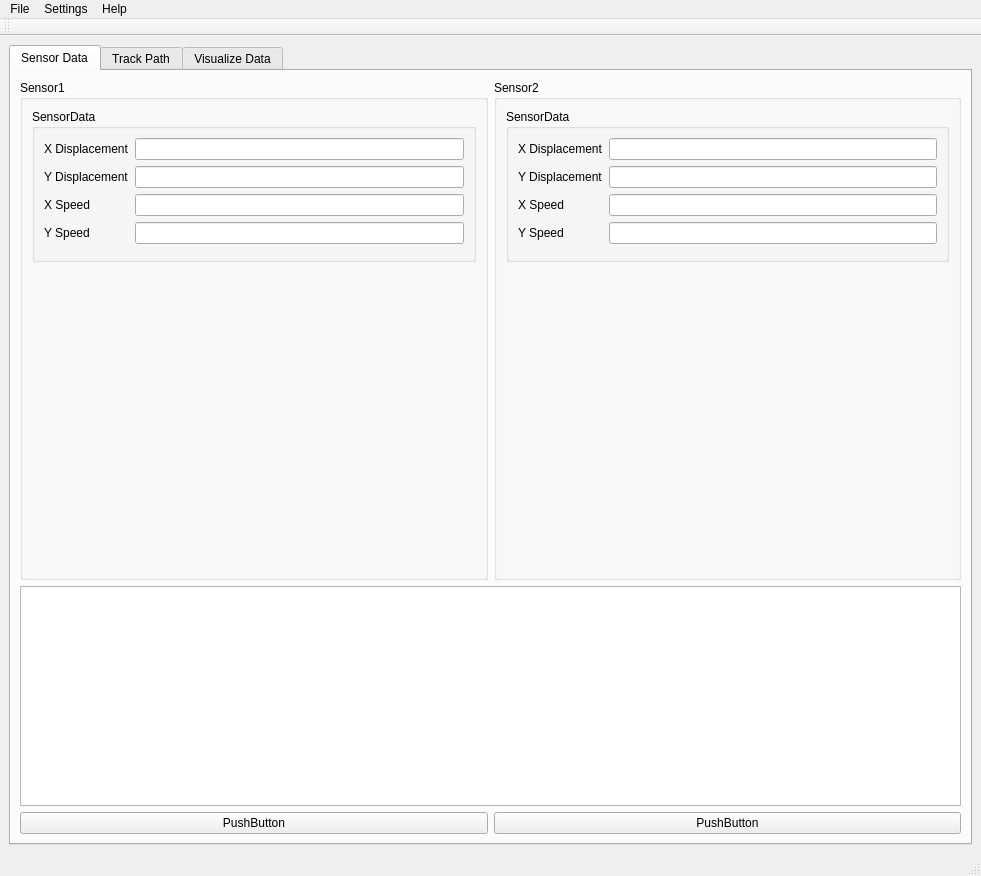
<?xml version="1.0" encoding="UTF-8"?>
<ui version="4.0">
 <class>MouseMonitorMainWindow</class>
 <widget class="QMainWindow" name="MouseMonitorMainWindow">
  <property name="geometry">
   <rect>
    <x>0</x>
    <y>0</y>
    <width>981</width>
    <height>876</height>
   </rect>
  </property>
  <property name="windowTitle">
   <string>MouseMonitor</string>
  </property>
  <widget class="QWidget" name="centralwidget">
   <property name="sizePolicy">
    <sizepolicy hsizetype="Preferred" vsizetype="Preferred">
     <horstretch>0</horstretch>
     <verstretch>0</verstretch>
    </sizepolicy>
   </property>
   <layout class="QVBoxLayout" name="verticalLayout_3">
    <item>
     <widget class="QTabWidget" name="tabWidget">
      <property name="currentIndex">
       <number>0</number>
      </property>
      <widget class="QWidget" name="SensorDataTab">
       <attribute name="title">
        <string>Sensor Data</string>
       </attribute>
       <layout class="QVBoxLayout" name="verticalLayout">
        <item>
         <layout class="QHBoxLayout" name="horizontalLayout">
          <item>
           <widget class="QGroupBox" name="groupBox">
            <property name="title">
             <string>Sensor1</string>
            </property>
            <property name="flat">
             <bool>false</bool>
            </property>
            <layout class="QVBoxLayout" name="verticalLayout_4">
             <item>
              <widget class="QGroupBox" name="groupBox_3">
               <property name="title">
                <string>SensorData</string>
               </property>
               <layout class="QFormLayout" name="formLayout_2">
                <property name="fieldGrowthPolicy">
                 <enum>QFormLayout::AllNonFixedFieldsGrow</enum>
                </property>
                <item row="1" column="1">
                 <widget class="QLineEdit" name="x_disp1"/>
                </item>
                <item row="3" column="1">
                 <widget class="QLineEdit" name="x_speed1"/>
                </item>
                <item row="4" column="1">
                 <widget class="QLineEdit" name="y_speed1"/>
                </item>
                <item row="5" column="0">
                 <layout class="QFormLayout" name="formLayout"/>
                </item>
                <item row="1" column="0">
                 <widget class="QLabel" name="label">
                  <property name="text">
                   <string>X Displacement</string>
                  </property>
                 </widget>
                </item>
                <item row="2" column="0">
                 <widget class="QLabel" name="label_2">
                  <property name="text">
                   <string>Y Displacement</string>
                  </property>
                 </widget>
                </item>
                <item row="3" column="0">
                 <widget class="QLabel" name="label_3">
                  <property name="text">
                   <string>X Speed</string>
                  </property>
                 </widget>
                </item>
                <item row="4" column="0">
                 <widget class="QLabel" name="label_4">
                  <property name="text">
                   <string>Y Speed</string>
                  </property>
                 </widget>
                </item>
                <item row="2" column="1">
                 <widget class="QLineEdit" name="y_disp1"/>
                </item>
               </layout>
              </widget>
             </item>
             <item>
              <widget class="QWidget" name="widget" native="true">
               <property name="minimumSize">
                <size>
                 <width>0</width>
                 <height>300</height>
                </size>
               </property>
               <property name="autoFillBackground">
                <bool>false</bool>
               </property>
               <layout class="QVBoxLayout" name="verticalLayout_7">
                <item>
                 <layout class="QVBoxLayout" name="verticalLayout_6"/>
                </item>
               </layout>
              </widget>
             </item>
            </layout>
           </widget>
          </item>
          <item>
           <widget class="QGroupBox" name="groupBox_2">
            <property name="title">
             <string>Sensor2</string>
            </property>
            <layout class="QVBoxLayout" name="verticalLayout_5">
             <item>
              <widget class="QGroupBox" name="groupBox_4">
               <property name="title">
                <string>SensorData</string>
               </property>
               <layout class="QFormLayout" name="formLayout_4">
                <item row="4" column="0">
                 <layout class="QFormLayout" name="formLayout_3"/>
                </item>
                <item row="1" column="1">
                 <widget class="QLineEdit" name="y_disp2"/>
                </item>
                <item row="2" column="1">
                 <widget class="QLineEdit" name="x_speed2"/>
                </item>
                <item row="3" column="1">
                 <widget class="QLineEdit" name="y_speed2"/>
                </item>
                <item row="0" column="1">
                 <widget class="QLineEdit" name="x_disp2"/>
                </item>
                <item row="0" column="0">
                 <widget class="QLabel" name="label_5">
                  <property name="text">
                   <string>X Displacement</string>
                  </property>
                 </widget>
                </item>
                <item row="1" column="0">
                 <widget class="QLabel" name="label_6">
                  <property name="text">
                   <string>Y Displacement</string>
                  </property>
                 </widget>
                </item>
                <item row="2" column="0">
                 <widget class="QLabel" name="label_7">
                  <property name="text">
                   <string>X Speed</string>
                  </property>
                 </widget>
                </item>
                <item row="3" column="0">
                 <widget class="QLabel" name="label_8">
                  <property name="text">
                   <string>Y Speed</string>
                  </property>
                 </widget>
                </item>
               </layout>
              </widget>
             </item>
             <item>
              <widget class="QWidget" name="widget_2" native="true">
               <property name="minimumSize">
                <size>
                 <width>0</width>
                 <height>300</height>
                </size>
               </property>
               <layout class="QHBoxLayout" name="horizontalLayout_4">
                <item>
                 <layout class="QVBoxLayout" name="verticalLayout_8"/>
                </item>
               </layout>
              </widget>
             </item>
            </layout>
           </widget>
          </item>
         </layout>
        </item>
        <item>
         <widget class="QTableWidget" name="SensorSettingsTable"/>
        </item>
        <item>
         <layout class="QHBoxLayout" name="horizontalLayout_2">
          <item>
           <widget class="QPushButton" name="pushButton_2">
            <property name="text">
             <string>PushButton</string>
            </property>
           </widget>
          </item>
          <item>
           <widget class="QPushButton" name="pushButton">
            <property name="text">
             <string>PushButton</string>
            </property>
           </widget>
          </item>
         </layout>
        </item>
       </layout>
      </widget>
      <widget class="QWidget" name="TrackPathTab">
       <attribute name="title">
        <string>Track Path</string>
       </attribute>
       <layout class="QHBoxLayout" name="horizontalLayout_3">
        <item>
         <layout class="QVBoxLayout" name="verticalLayout_2"/>
        </item>
       </layout>
      </widget>
      <widget class="QWidget" name="VisualizeDataTab">
       <attribute name="title">
        <string>Visualize Data</string>
       </attribute>
      </widget>
     </widget>
    </item>
   </layout>
  </widget>
  <widget class="QMenuBar" name="menubar">
   <property name="geometry">
    <rect>
     <x>0</x>
     <y>0</y>
     <width>981</width>
     <height>25</height>
    </rect>
   </property>
   <widget class="QMenu" name="menuFile">
    <property name="title">
     <string>File</string>
    </property>
   </widget>
   <widget class="QMenu" name="menuSettings">
    <property name="title">
     <string>Settings</string>
    </property>
    <addaction name="actionRobotik"/>
   </widget>
   <widget class="QMenu" name="menuHelp">
    <property name="title">
     <string>Help</string>
    </property>
   </widget>
   <addaction name="menuFile"/>
   <addaction name="menuSettings"/>
   <addaction name="menuHelp"/>
  </widget>
  <widget class="QStatusBar" name="statusbar"/>
  <widget class="QToolBar" name="toolBar">
   <property name="windowTitle">
    <string>toolBar</string>
   </property>
   <attribute name="toolBarArea">
    <enum>TopToolBarArea</enum>
   </attribute>
   <attribute name="toolBarBreak">
    <bool>false</bool>
   </attribute>
  </widget>
  <action name="actionRobotik">
   <property name="text">
    <string>Set Sensor Resolution</string>
   </property>
  </action>
 </widget>
 <resources/>
 <connections/>
</ui>
